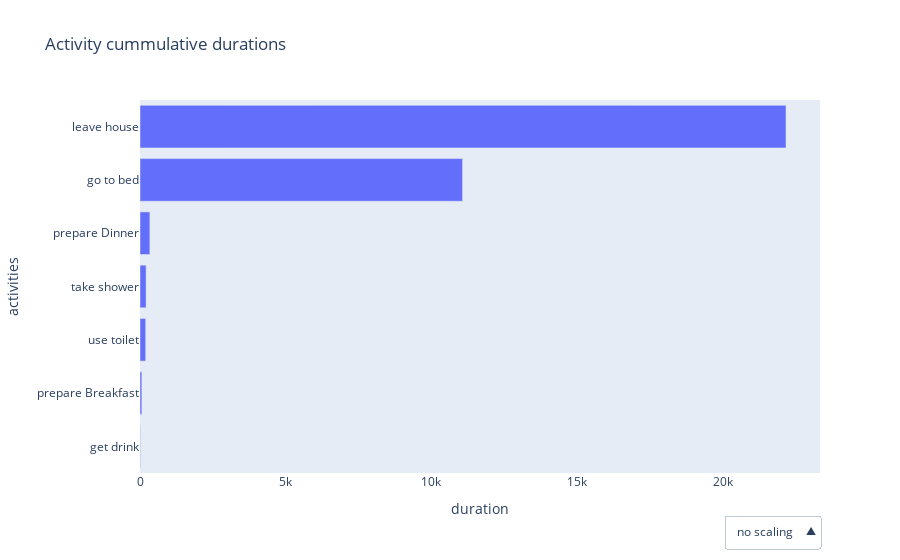

The notebook cell saved with this chart:
### Code cell
plt_act.hist_cum_duration(data.df_activities).show()#, y_scale='log').show()

### Figure 1 — Plotly figure (JSON) as saved in the notebook; plotly's stock layout.template omitted (floating-point values rounded to 4 significant figures)
{"data": [{"name": "duration", "orientation": "h", "type": "bar", "x": [16.7, 63.5, 195.2, 209.6, 338.9, 11070.0, 22170.0], "y": ["get drink", "prepare Breakfast", "use toilet", "take shower", "prepare Dinner", "go to bed", "leave house"]}, {"name": "log duration", "orientation": "h", "type": "bar", "visible": false, "x": [2.815, 4.151, 5.274, 5.345, 5.826, 9.312, 10.01], "y": ["get drink", "prepare Breakfast", "use toilet", "take shower", "prepare Dinner", "go to bed", "leave house"]}], "layout": {"title": {"text": "Activity cummulative durations"}, "updatemenus": [{"active": 0, "buttons": [{"args": [{"visible": [true, false]}, {"title": "Activity cummulative durations", "xaxis_title": "asdf"}], "label": "no scaling", "method": "update"}, {"args": [{"visible": [false, true]}, {"title": "Activity cummulative durations", "xaxis_title": "asdf"}], "label": "log scaled", "method": "update"}], "direction": "up", "showactive": true, "x": 1, "xanchor": "right", "y": -0.2, "yanchor": "bottom"}], "xaxis": {"title": {"text": "duration"}}, "yaxis": {"title": {"text": "activities"}}}}
